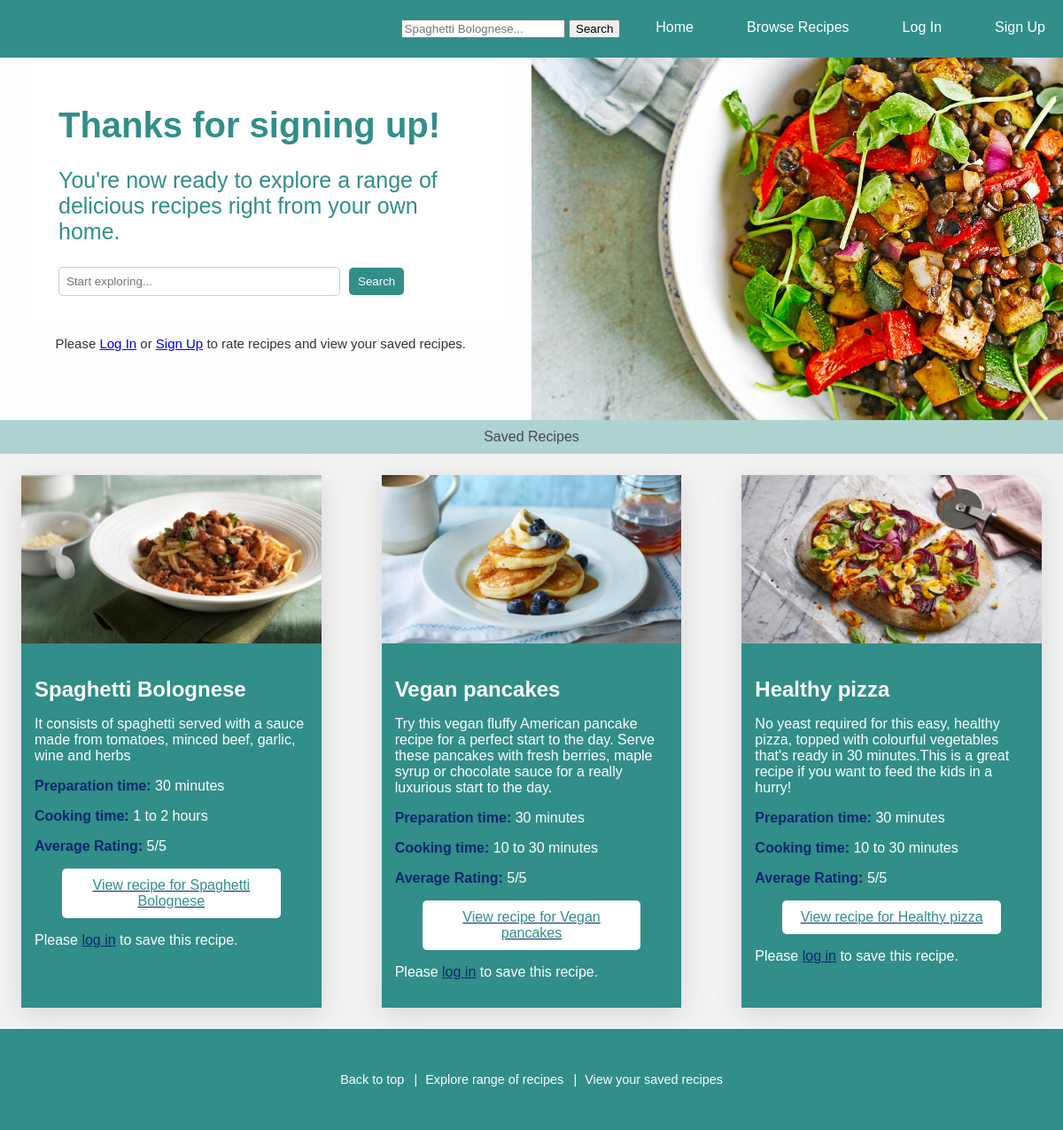
The app's page /successful_signup.php with its own data.
### tables this page shows
CREATE TABLE `recipes` (
  `recipe_id` int(11) NOT NULL,
  `Name` varchar(255) NOT NULL,
  `Description` varchar(255) NOT NULL,
  `Prep_time` varchar(255) NOT NULL,
  `Cook_time` varchar(255) NOT NULL,
  `Rating` int(11) NOT NULL,
  `image_link` varchar(255) NOT NULL,
  `alt_text` varchar(255) NOT NULL
);

CREATE TABLE `ratings` (
  `recipe_id` int(11) NOT NULL,
  `rating` int(11) NOT NULL,
  `user` int(11) NOT NULL
);

### Recipe-card.php (the view)
<section class="recipe-grid-container">
    <?php
    $sql = "SELECT * FROM `recipes` LIMIT 3;";
    $result = $sql_object->query($sql);
    if ($result->num_rows > 0) {
        while ($recipe = $result->fetch_assoc()) {
            $rec = $recipe['recipe_id'];
            $rate_sql = "SELECT * FROM ratings WHERE recipe_id = '$rec'";
            $rate = $sql_object->query($rate_sql);
            $rate_result = $rate->fetch_assoc();
            if ($rate->num_rows > 0) {
                if ($rate->num_rows > 1) {
                    $av_sql = "SELECT ROUND(AVG(rating), 1) AS rate_av FROM ratings";
                    $av_sql_result = $sql_object->query($av_sql);
                    $av = $av_sql_result->fetch_assoc();
                    $av_rating = $av['rate_av'] . '/5';
                } else {
                    $av_rating = $rate_result['rating'] . '/5';
                }
            } else {
                $av_rating = "No ratings yet";
            }
    ?>
            <div class="small-card">
                <a href="Recipe_details.php?recipe_id=<?php echo $recipe['recipe_id']; ?>">
                    <img src="<?php echo $recipe['image_link'] ?>" alt="<?php echo $recipe['alt_text'] ?>" style="width:100%">
                </a>
                <div class="small-container">
                    <h3><?php echo $recipe['Name']; ?></h3>
                    <p><?php echo $recipe['Description']; ?></p>
                    <p><b>Preparation time:</b> <?php echo $recipe['Prep_time']; ?></p>
                    <p><b>Cooking time:</b> <?php echo $recipe['Cook_time']; ?></p>
                    <p><b>Average Rating:</b> <?php echo $av_rating; ?></p>
                    <a href="Recipe_details.php?recipe_id=<?php echo $recipe['recipe_id']; ?>">
                        <button class="details-button-white">View recipe for <?php echo $recipe['Name']; ?></button>
                    </a>
                    <?php
                    if (isUserLoggedIn()) {
                        $isSaved = isRecipeSaved($_SESSION["user_id"], $recipe['recipe_id']);
                        if ($isSaved) {
                            echo "<button class='remove-button' data-recipe-id='" . $recipe['recipe_id'] . "'>Remove recipe</button>";
                        } else {
                            echo "<button class='save-button' data-recipe-id='" . $recipe['recipe_id'] . "'>Save recipe</button>";
                        }
                    } else {
                        echo "<p>Please <a href='login_page.php'>log in</a> to save this recipe.</p>";
                    }
                    ?>
                </div>
            </div>
        <?php
        }
    } else {
        echo "<p>No recipes found.</p>";
    }
    ?>
</section>

### successful_signup.php (shortened to what this page needs)
<?php
require_once 'database_connect.php';
function isUserLoggedIn()
{
    return isset($_SESSION["user_id"]);
}
?>
<!DOCTYPE html>
<html lang="en">
<head>
    <link rel="stylesheet" href="./global.css">
</head>
<body>
    <?php include 'primary-navigation.php'?>
    <div class="row">
        <div class="column left">
            <section class="Welcome">
                <h1>Thanks for signing up!</h1>
                <p>You're now ready to explore a range of delicious recipes right from your own home.</p>
                <section class="search-bar">
                    <form action="search.php" method="GET">
                        <input type="text" name="search" placeholder="Start exploring...">
                        <button type="submit">Search</button>
                    </form>
                </section>
            </section>
            <section class="Login-signup">
                <?php if (isset($_SESSION["user_id"])) : ?>
                    <p>You are now logged in</p>
                    <p><a href="logout.php">Log out</a></p>
                    <?php else : ?>
                    <p>Please <a href="login_page.php">Log In</a> or <a href="signup_form.html">Sign Up</a> to rate recipes and view your saved recipes.</p>
                    <?php endif; ?>
            </section>
        </div>
        <div class="column right">
        </div>
    </div>
    <?php include 'secondary-navigation.php'?>
    <?php include 'Recipe-card.php'?>
    <?php include 'Footer.php'?>
</body>
</html>

### primary-navigation.php
<nav class="top-menu-navigation">
    <ul>
        <li>
            <section class="search-bar">
                <form action="search.php" method="GET">
                    <input type="text" name="search" placeholder="Spaghetti Bolognese...">
                    <button type="submit">Search</button>
                </form>
            </section>
        </li>
        <li><a href="index.php">Home</a></li>
        <li><a href="search.php?search=">Browse Recipes</a></li>
        <?php if (isset($_SESSION["user_id"])) : ?>
            <li><a href="logout.php">Log out</a></li>
        <?php else : ?>
            <li><a href="login_page.php">Log In</a></li>
            <li><a href="signup_form.html">Sign Up</a></li>
        <?php endif; ?>
    </ul>
</nav>

### secondary-navigation.php
<nav class="secondary-navigation">
        <ul>
            <li><a href="./savedRecipes.php">Saved Recipes</a></li>
        </ul>
    </nav>

### footer.php
<head>
    <link rel="stylesheet" href="./global.css">
</head>
<footer>
        <section class="footer" aria-label="Footer">
            <div class="row">
                <ul>
                    <li><a href="">Back to top</a></li>
                    <li><a href="search.php?search=">Explore range of recipes</a></li>
                    <li><a href="./savedRecipes.php">View your saved recipes</a></li>
                  </ul>
            </div>
        </section>
    </footer>

### global.css (style rules this page uses)
body { font-family: Arial, sans-serif; padding: 0; background-color: #f3f3f3; margin: auto; }
.row { display: flex; }
.column { flex: 30%; padding: 3%; align-items: center; justify-content: center; text-align: center; }
.left { background-color: #fefefe; }
.right { background-image: url('images/healthy-meal.jpg'); background-repeat: no-repeat; background-size: cover; }
.Welcome { background-color: #ffffff; text-align: left; padding: 30px; padding-top: 50px; }
.Welcome h1 { font-size: 40px; color: #318e88; margin-bottom: 20px; }
.Welcome p { font-size: 25px; color: #318e88; }
.Welcome form { display: flex; flex-wrap: wrap; align-items: center; margin-top: 20px; }
.Welcome input[type="text"] { padding: 8px; border: 1px solid #ccc; border-radius: 5px; flex: 1; max-width: 300px; margin-right: 10px; flex-basis: calc(100% - 110px); }
.Welcome button { padding: 8px 10px; background-color: #318e88; color: white; border: none; border-radius: 5px; cursor: pointer; }
.secondary-navigation { background-color: #aed3d0; padding: 10px 0; }
.secondary-navigation ul { list-style: none; margin: 0; padding: 0; display: flex; justify-content: center; }
.secondary-navigation li { margin-right: 20px; }
.secondary-navigation li:last-child { margin-right: 0; }
.secondary-navigation a { color: #4a4949; text-decoration: none; padding: 10px 20px; }
.top-menu-navigation { background-color: #318e88; padding: 22px 0; position: fixed; width: 100%; }
.top-menu-navigation ul { list-style: none; margin: 0; padding: 0; display: flex; justify-content: right; }
.top-menu-navigation li { margin-right: 20px; }
.top-menu-navigation li:last-child { margin-right: 0; }
.top-menu-navigation a { color: white; text-decoration: none; padding: 10px 20px; }
.Login-signup p { color: #323232; font-size: 15px; text-align: left; padding: 5%; padding-top: 0; }
ul { margin: 0; padding-left: 20px; }
.footer { background: #318e88; padding: 30px 0px; text-align: center; font-size: 18px; }
.footer .row { display: flex; flex-wrap: wrap; justify-content: center; align-items: center; margin: 1% 0%; padding: 0.6% 0%; color: white; font-size: 0.8em; }
.footer .row a { text-decoration: none; color: white; transition: 0.5s; }
.footer .row ul { list-style: none; padding: 0; margin: 0; }
.footer .row ul li { display: inline-block; margin: 0px 10px; position: relative; }
.footer .row ul li:not(:last-child)::after { content: "|"; position: absolute; right: -15px; }
.small-card { max-width: 500px; margin: 2%; box-shadow: rgba(100, 100, 111, 0.2) 0px 7px 29px 0px; background-color: #318e88; }
.small-card img { width: 100%; }
.small-card h3 { color: #ffffff; font-size: 24px; margin-bottom: 10px; }
.small-card p { font-size: 16px; color: #ffffff; }
.small-card b { font-size: 16px; color: #09276e; }
.small-container { background-color: #318e88; color: white; padding: 15px; margin-top: -5px; }
.recipe-grid-container { display: flex; height: auto; grid-template-columns: repeat(auto-fit, minmax(300px, 1fr)); grid-gap: 20px; justify-content: center; }
.recipe-grid-container a { text-decoration: underline; color: #09276e; }
.details-button-white { background-color: #ffffff; color: #318e88; border: none; border-radius: 5px; padding: 10px 20px; cursor: pointer; font-size: 16px; margin: auto; display: flex; text-decoration: none; width: 80%; text-align: center; margin-top: 5%; justify-content: center; }

### records on screen
recipes: image_link (picture), Name "Spaghetti Bolognese", Description "It consists of spaghetti served with a sauce made from tomatoes, minced beef, garlic, wine and herbs", Prep_time "30 minutes", Cook_time "1 to 2 hours", ratings.rating "5/5"
recipes: image_link (picture), Name "Vegan pancakes", Description "Try this vegan fluffy American pancake recipe for a perfect start to the day. Serve these pancakes with fresh berries, maple syrup or chocolate sauce for a really luxurious start to the day.", Prep_time "30 minutes", Cook_time "10 to 30 minutes", ratings.rating "5/5"
recipes: image_link (picture), Name "Healthy pizza", Description "No yeast required for this easy, healthy pizza, topped with colourful vegetables that's ready in 30 minutes.This is a great recipe if you want to feed the kids in a hurry!", Prep_time "30 minutes", Cook_time "10 to 30 minutes", ratings.rating "5/5"
